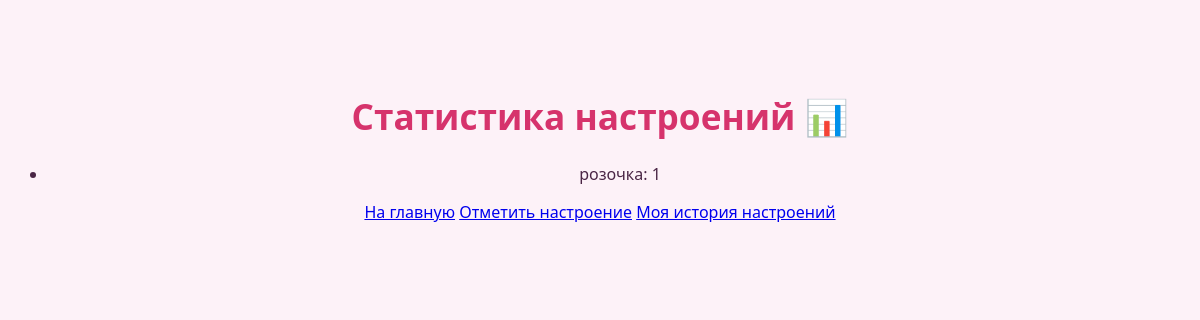
/stats, run on an earlier commit of the app's database.
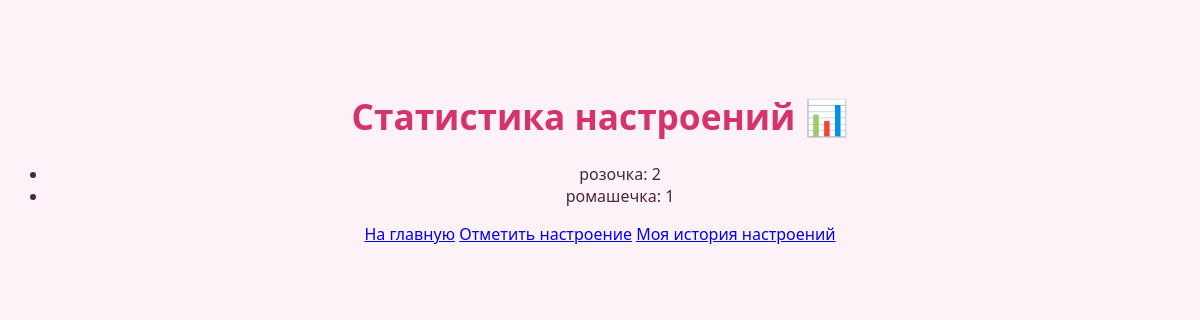
And on a later commit of the database.
### tables this page shows
CREATE TABLE moods (
            id INTEGER PRIMARY KEY AUTOINCREMENT,
            mood TEXT NOT NULL,
            date TEXT NOT NULL
        , note TEXT);

### app.py (the view)
@app.route("/stats")
def stats():
    mood_stats = get_mood_stats()
    return render_template("stats.html", stats=mood_stats)

### app.py (called while the page is built)
@app.context_processor
def inject_theme():
    theme = request.cookies.get("theme", "pink")
    return dict(theme=theme)

### database.py (called while the page is built)
def get_connection():
    connection = sqlite3.connect("moodgarden.db")
    return connection

def get_mood_stats():
    connection = get_connection()
    cursor = connection.cursor()
    cursor.execute("SELECT mood, COUNT(*) FROM moods GROUP BY mood")
    rows = cursor.fetchall()
    connection.close()
    return rows

### templates/stats.html (shortened to what this page needs)
<!DOCTYPE html>
<html lang="ru">
<head>
    <link rel="stylesheet" href="{{ url_for('static', filename='style.css') }}">
</head>
<body class="{{ theme }}">
    <h1>Статистика настроений 📊</h1>
    <ul>
        {% for mood_name, count in stats %}
            <li>{{ mood_name }}: {{ count }}</li>
        {% endfor %}
    </ul>
    <nav>
        <a href="{{ url_for('home') }}">На главную</a>
        <a href="{{ url_for('mood') }}">Отметить настроение</a>
        <a href="{{ url_for('history') }}">Моя история настроений</a>
    </nav>
</body>
</html>

What changed in the data, as far as the page shows it:
no longer on this page (row unchanged): moods: mood "розочка", id "1"
added moods: mood "розочка", id "2"
added moods: mood "ромaшечка", count "1"
